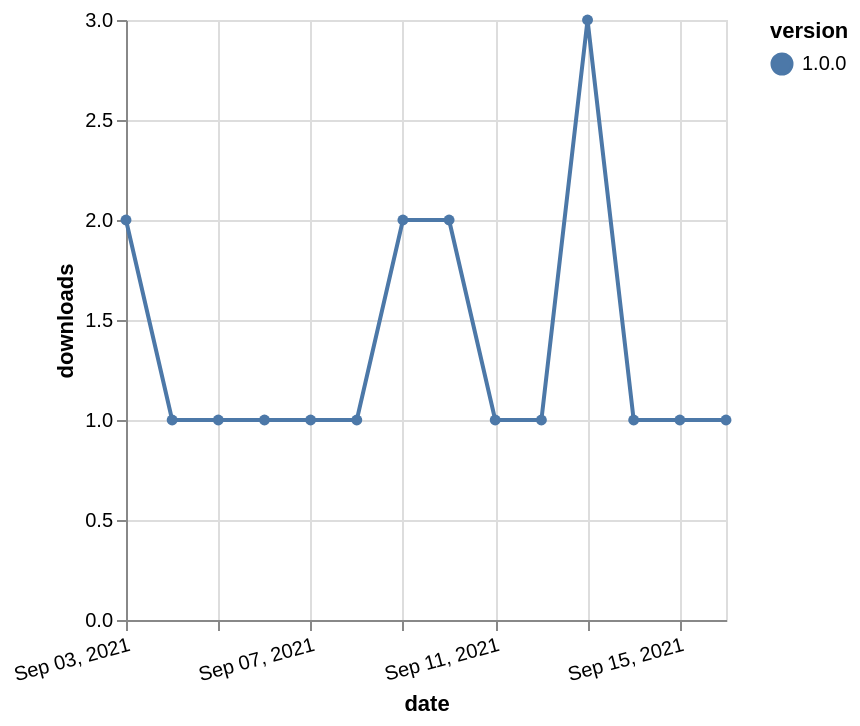

Write the Vega-Lite specification saved for this chart.
### Vega-Lite specification from a JSON file in a GitHub repository (floating-point values rounded to 4 significant figures)
{"$schema": "https://vega.github.io/schema/vega-lite/v5.json", "description": "A simple bar chart with embedded data.", "data": {"values": [{"date": "2021-09-03", "total": 125, "delta": 2, "version": "1.0.0"}, {"date": "2021-09-04", "total": 126, "delta": 1, "version": "1.0.0"}, {"date": "2021-09-05", "total": 127, "delta": 1, "version": "1.0.0"}, {"date": "2021-09-06", "total": 128, "delta": 1, "version": "1.0.0"}, {"date": "2021-09-07", "total": 129, "delta": 1, "version": "1.0.0"}, {"date": "2021-09-08", "total": 130, "delta": 1, "version": "1.0.0"}, {"date": "2021-09-09", "total": 132, "delta": 2, "version": "1.0.0"}, {"date": "2021-09-10", "total": 134, "delta": 2, "version": "1.0.0"}, {"date": "2021-09-11", "total": 135, "delta": 1, "version": "1.0.0"}, {"date": "2021-09-12", "total": 136, "delta": 1, "version": "1.0.0"}, {"date": "2021-09-13", "total": 139, "delta": 3, "version": "1.0.0"}, {"date": "2021-09-14", "total": 140, "delta": 1, "version": "1.0.0"}, {"date": "2021-09-15", "total": 141, "delta": 1, "version": "1.0.0"}, {"date": "2021-09-16", "total": 142, "delta": 1, "version": "1.0.0"}]}, "width": "container", "mark": {"type": "line", "point": {"filled": true}}, "encoding": {"x": {"field": "date", "type": "temporal", "timeUnit": "yearmonthdate", "title": "date", "axis": {"labelAngle": -15}}, "y": {"field": "delta", "type": "quantitative", "title": "downloads"}, "color": {"field": "version", "type": "nominal"}, "tooltip": {"field": "delta"}}}
